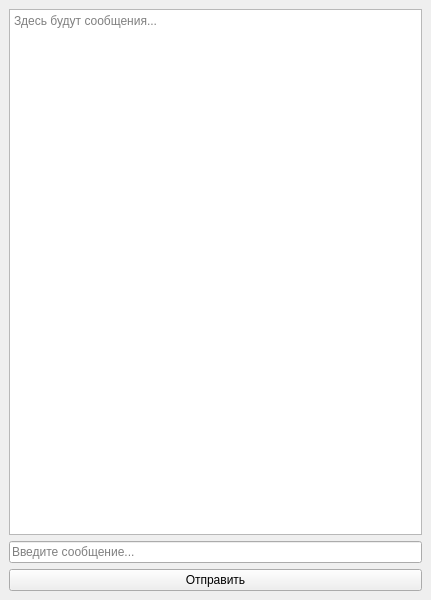
<?xml version="1.0" encoding="UTF-8"?>
<ui version="4.0">
 <class>MainWindow</class>
 <widget class="QMainWindow" name="MainWindow">
  <property name="geometry">
   <rect>
    <x>0</x>
    <y>0</y>
    <width>431</width>
    <height>600</height>
   </rect>
  </property>
  <property name="windowTitle">
   <string>MainWindow</string>
  </property>
  <widget class="QWidget" name="centralwidget">
   <layout class="QVBoxLayout" name="verticalLayout">
    <item>
     <widget class="QPlainTextEdit" name="plainTextEdit">
      <property name="readOnly">
       <bool>true</bool>
      </property>
      <property name="placeholderText">
       <string>Здесь будут сообщения...</string>
      </property>
     </widget>
    </item>
    <item>
     <widget class="QLineEdit" name="lineEdit">
      <property name="placeholderText">
       <string>Введите сообщение...</string>
      </property>
     </widget>
    </item>
    <item>
     <widget class="QPushButton" name="pushButton">
      <property name="text">
       <string>Отправить</string>
      </property>
     </widget>
    </item>
   </layout>
  </widget>
 </widget>
 <resources/>
 <connections/>
</ui>
